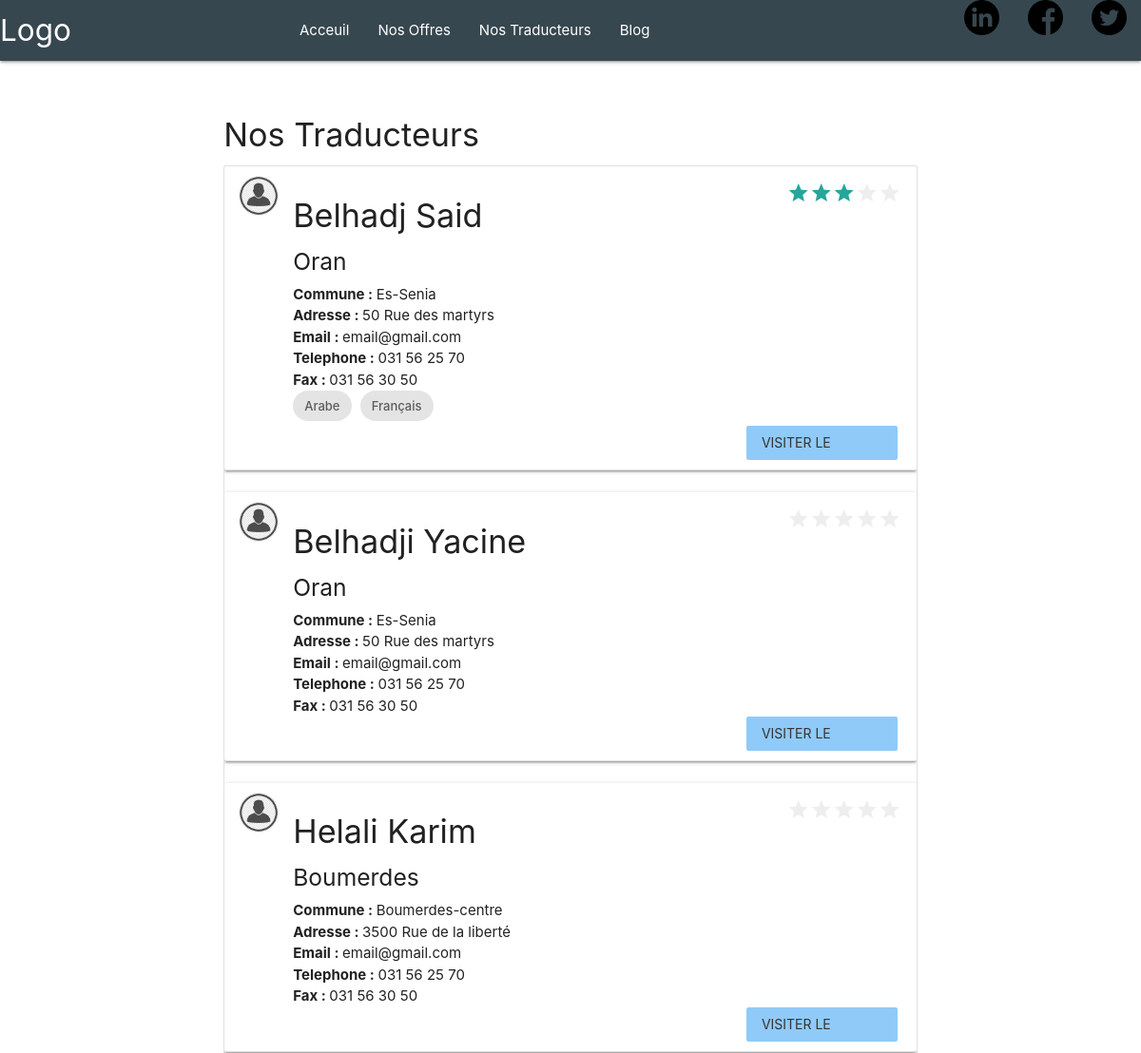
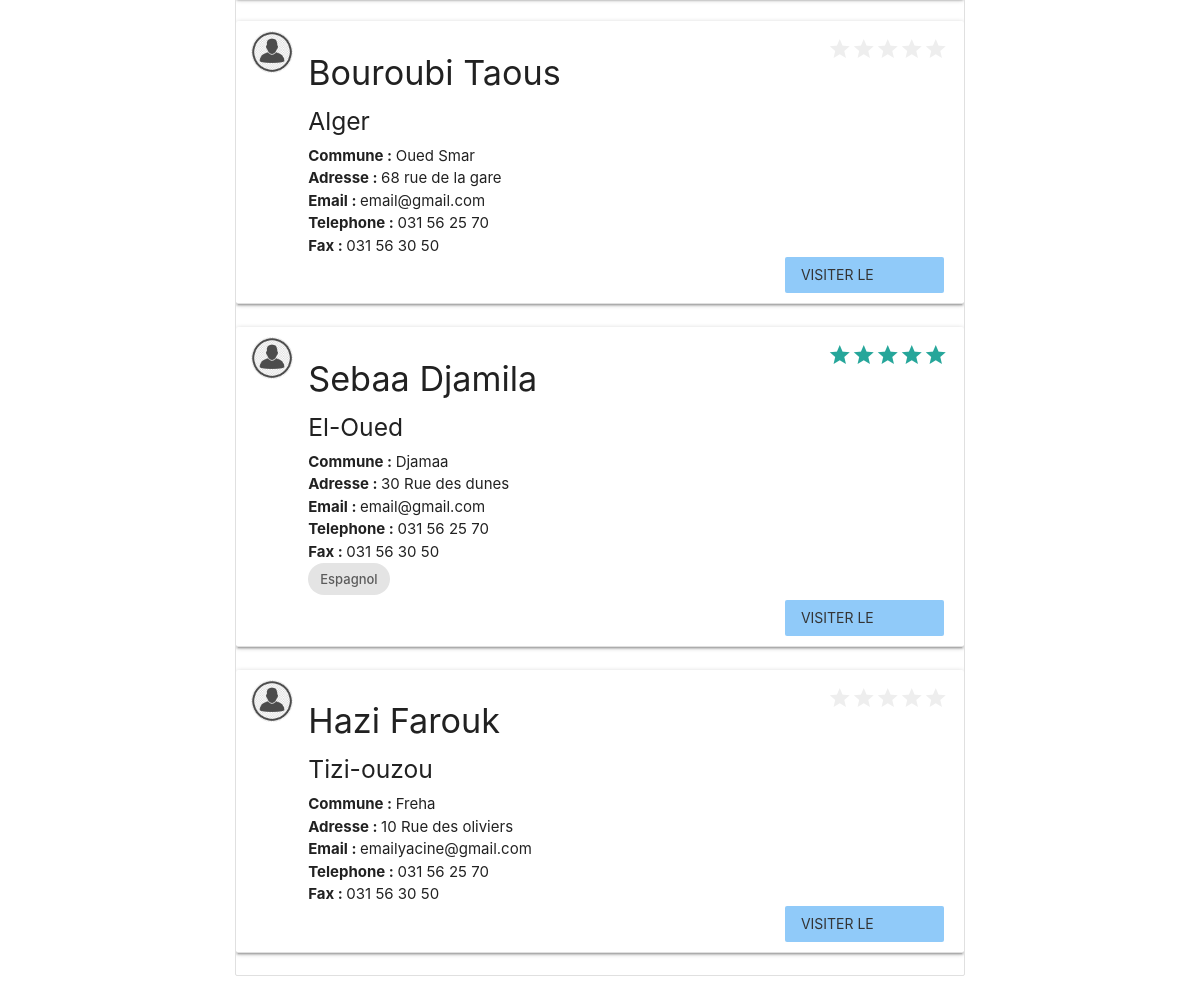
Screenshot of /nosTraducteurs.php with the database file from the repository (2 pictures, top to bottom).
### tables this page shows
CREATE TABLE `Traducteur` (
  `idTraducteur` int(11) NOT NULL,
  `nom` varchar(50) NOT NULL,
  `prenom` varchar(50) NOT NULL,
  `email` varchar(30) NOT NULL,
  `password` varchar(30) NOT NULL,
  `wilaya` varchar(30) NOT NULL,
  `commune` varchar(50) NOT NULL,
  `adresse` varchar(50) NOT NULL,
  `telephone` varchar(50) NOT NULL,
  `fax` varchar(50) NOT NULL,
  `assermente` int(11) DEFAULT NULL
);

CREATE TABLE `Langue` (
  `idLangue` int(11) NOT NULL,
  `designation` varchar(50) NOT NULL
);

### nosTraducteurs.php (called while the page is built)
<?php
require_once './views/nosTraducteurView.php';
$c = new NosTraducteursView();
$c->getContent();
?>

### models/config.php (called while the page is built)
<?php
$config=array(
'DB_HOST'=>'localhost',
'DB_USERNAME'=>'mamp',
'DB_PASSWORD'=>'mamp',
'DB_DATABASE'=>'ProjetWeb',
);
?>

### models/dbManager.php (called while the page is built, shortened)
<?php
class DBManager{
   public static function connection(){
        include 'config.php';
        $hostname=$config['DB_HOST'];
        $dbname=$config['DB_DATABASE'];
        $username = $config['DB_USERNAME'];
        $password=$config['DB_PASSWORD'];
   }
}
?>

### models/traducteurModel.php (called while the page is built, shortened)
<?php
require_once __DIR__.'/dbManager.php' ;
class TraducteurModel{
   public function getAllTraducteurs(){
        $traducteursQuery ="SELECT * FROM Traducteur";
        $traducteurs = (DBManager::$conn)->query($traducteursQuery);
        return ($traducteurs);
   }
   public function getLanguagesForSingleTraducteur($id){
       $languesQuery ='SELECT l.designation FROM Traducteur t LEFT OUTER JOIN MaitriseLangue m ON t.idTraducteur=m.traducteur_id
       LEFT OUTER JOIN Langue l on m.langue_id=l.idLangue
       WHERE t.idTraducteur ='.$id;
       $langues = (DBManager::$conn)->query($languesQuery);
       return ($langues);
   }
 public function getTraducteurNote($id){
       $noteQuery ='SELECT AVG(n.note) note FROM Note n WHERE traducteur_id='.$id;
       $note = (DBManager::$conn)->query($noteQuery);
       foreach($note as $row){
        $stringNote=strval(intval($row['note']));
       }
       return ($stringNote);
   }
}

### views/nosTraducteurView.php (the view, shortened to what this page needs)
<?php
require_once __DIR__ . '/../models/traducteurModel.php';
require_once __DIR__.'/globalItems.php';
class NosTraducteursView{
    public function getContent(){
        $t = new TraducteurModel();
        $traducteurs =$t->getAllTraducteurs();
        ?>
    <div class="nosTraducteurs-content">
    <div class="row">
      <div class="col s2"> </div>
      <div class="col s12 m8">
        <h4>Nos Traducteurs</h4>
        <ul class="collection">
        <?php
        foreach($traducteurs as $row){
            $langues=$t->getLanguagesForSingleTraducteur($row['idTraducteur']);
            $note=$t->getTraducteurNote($row['idTraducteur']);
            echo'
            <li class="collection-item avatar    card-panel hoverable">
            <img src="assets/img_avatar2.png" alt="" class="circle responsive-img">
            <h4 >'.$row['nom'].' '.$row['prenom'].'</h4>
            <h5 >'.$row['wilaya'].'</h5>
            <p><b>Commune :  </b> '.$row['commune'].' </p>
            <p><b>Adresse :  </b>  '.$row['adresse'].' </p>
            <p><b>Email :  </b> '.$row['email'].'</p>
            <p><b>Telephone :  </b>  '.$row['telephone'].'</p>
            <p><b>Fax :  </b>  '.$row['fax'].'</p>
            <a href="#!" class="secondary-content">';
            for ($x = 0; $x <$note; $x++) {
              echo  '<i class="material-icons ">grade</i>';
            }
            if($note<5){
              for ($x; $x <5; $x++) {
                echo  '<i class="material-icons " style="color:#eeeeee">grade</i>';
              }
            }
             echo '</a>
            ';
            if($langues !=NULL && count($langues)>0){
                foreach($langues as $rowLangue){
                    if(!empty($rowLangue['designation'])){
                    echo'
                    <div class="chip">
                    '.$rowLangue['designation'].'
                    </div>
                    ';}
                }
            }
            echo'
              <a class="waves-effect waves-teal btn-flat  blue lighten-3">Visiter le profile</a>
          </li>   </br>';
        }
        ?>
        </ul>
      </div>
      <div class="col s2"></div>
    </div>
    </div>
        <?php
    }
}
?>

### styles/nosTraducteurs.css (style rules this page uses)
.nosTraducteurs-content { padding: 3vmin; }
@media only screen and (min-width: 760px) { .collection li a { margin-left: 75%; } }

### rows the page displays
traducteur: nom "Belhadj", prenom "Said", wilaya "Oran", commune "Es-Senia", adresse "50 Rue des martyrs", email "email@gmail.com", telephone "031 56 25 70", fax "031 56 30 50"
langue: designation "Arabe"
langue: designation "Français"
traducteur: nom "Belhadji", prenom "Yacine", wilaya "Oran", commune "Es-Senia", adresse "50 Rue des martyrs", email "email@gmail.com", telephone "031 56 25 70", fax "031 56 30 50"
traducteur: nom "Helali", prenom "Karim", wilaya "Boumerdes", commune "Boumerdes-centre", adresse "3500 Rue de la liberté", email "email@gmail.com", telephone "031 56 25 70", fax "031 56 30 50"
traducteur: nom "Bouroubi", prenom "Taous", wilaya "Alger", commune "Oued Smar", adresse "68 rue de la gare", email "email@gmail.com", telephone "031 56 25 70", fax "031 56 30 50"
traducteur: nom "Sebaa", prenom "Djamila", wilaya "El-Oued", commune "Djamaa", adresse "30 Rue des dunes", email "email@gmail.com", telephone "031 56 25 70", fax "031 56 30 50"
langue: designation "Espagnol"
traducteur: nom "Hazi", prenom "Farouk", wilaya "Tizi-ouzou", commune "Freha", adresse "10 Rue des oliviers", email "emailyacine@gmail.com", telephone "031 56 25 70", fax "031 56 30 50"
